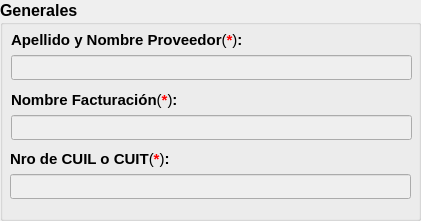
     <widget class="QGroupBox" name="groupBox_generales_3">
      <property name="geometry">
       <rect>
        <x>200</x>
        <y>80</y>
        <width>421</width>
        <height>221</height>
       </rect>
      </property>
      <property name="minimumSize">
       <size>
        <width>421</width>
        <height>191</height>
       </size>
      </property>
      <property name="maximumSize">
       <size>
        <width>421</width>
        <height>250</height>
       </size>
      </property>
      <property name="font">
       <font>
        <pointsize>12</pointsize>
        <weight>75</weight>
        <bold>true</bold>
       </font>
      </property>
      <property name="autoFillBackground">
       <bool>false</bool>
      </property>
      <property name="title">
       <string>Generales</string>
      </property>
      <widget class="QLabel" name="label_codProv_4">
       <property name="geometry">
        <rect>
         <x>11</x>
         <y>31</y>
         <width>251</width>
         <height>18</height>
        </rect>
       </property>
       <property name="font">
        <font>
         <pointsize>11</pointsize>
         <weight>75</weight>
         <bold>true</bold>
         <underline>false</underline>
        </font>
       </property>
       <property name="styleSheet">
        <string notr="true">QLabel{background-color:none}</string>
       </property>
       <property name="text">
        <string>&lt;html&gt;&lt;head/&gt;&lt;body&gt;&lt;p&gt;Apellido y Nombre Proveedor&lt;span style=&quot; font-weight:400;&quot;&gt;(&lt;/span&gt;&lt;span style=&quot; color:#ff0000;&quot;&gt;*&lt;/span&gt;&lt;span style=&quot; font-weight:400;&quot;&gt;)&lt;/span&gt;:&lt;/p&gt;&lt;/body&gt;&lt;/html&gt;</string>
       </property>
      </widget>
      <widget class="QLineEdit" name="show_nameProv_2">
       <property name="enabled">
        <bool>false</bool>
       </property>
       <property name="geometry">
        <rect>
         <x>11</x>
         <y>55</y>
         <width>401</width>
         <height>25</height>
        </rect>
       </property>
       <property name="font">
        <font>
         <pointsize>12</pointsize>
         <weight>50</weight>
         <bold>false</bold>
        </font>
       </property>
       <property name="text">
        <string/>
       </property>
       <property name="maxLength">
        <number>40</number>
       </property>
       <property name="alignment">
        <set>Qt::AlignCenter</set>
       </property>
      </widget>
      <widget class="QLabel" name="label_nameProv_4">
       <property name="geometry">
        <rect>
         <x>11</x>
         <y>91</y>
         <width>181</width>
         <height>18</height>
        </rect>
       </property>
       <property name="font">
        <font>
         <pointsize>11</pointsize>
         <weight>75</weight>
         <bold>true</bold>
         <underline>false</underline>
        </font>
       </property>
       <property name="text">
        <string>&lt;html&gt;&lt;head/&gt;&lt;body&gt;&lt;p&gt;Nombre Facturación&lt;span style=&quot; font-weight:400;&quot;&gt;(&lt;/span&gt;&lt;span style=&quot; color:#ff0000;&quot;&gt;*&lt;/span&gt;&lt;span style=&quot; font-weight:400;&quot;&gt;)&lt;/span&gt;:&lt;/p&gt;&lt;/body&gt;&lt;/html&gt;</string>
       </property>
      </widget>
      <widget class="QLineEdit" name="show_nameFact_2">
       <property name="enabled">
        <bool>false</bool>
       </property>
       <property name="geometry">
        <rect>
         <x>11</x>
         <y>115</y>
         <width>401</width>
         <height>25</height>
        </rect>
       </property>
       <property name="font">
        <font>
         <pointsize>12</pointsize>
         <weight>50</weight>
         <bold>false</bold>
        </font>
       </property>
       <property name="text">
        <string/>
       </property>
       <property name="maxLength">
        <number>40</number>
       </property>
       <property name="alignment">
        <set>Qt::AlignCenter</set>
       </property>
      </widget>
      <widget class="QLineEdit" name="show_nroCuil_2">
       <property name="enabled">
        <bool>false</bool>
       </property>
       <property name="geometry">
        <rect>
         <x>10</x>
         <y>174</y>
         <width>401</width>
         <height>25</height>
        </rect>
       </property>
       <property name="font">
        <font>
         <pointsize>12</pointsize>
         <weight>50</weight>
         <bold>false</bold>
        </font>
       </property>
       <property name="text">
        <string/>
       </property>
       <property name="maxLength">
        <number>12</number>
       </property>
       <property name="alignment">
        <set>Qt::AlignCenter</set>
       </property>
      </widget>
      <widget class="QLabel" name="cuilOcuit_3">
       <property name="geometry">
        <rect>
         <x>10</x>
         <y>150</y>
         <width>181</width>
         <height>18</height>
        </rect>
       </property>
       <property name="font">
        <font>
         <pointsize>11</pointsize>
         <weight>75</weight>
         <bold>true</bold>
         <underline>false</underline>
        </font>
       </property>
       <property name="text">
        <string>&lt;html&gt;&lt;head/&gt;&lt;body&gt;&lt;p&gt;Nro de CUIL o CUIT&lt;span style=&quot; font-weight:400;&quot;&gt;(&lt;/span&gt;&lt;span style=&quot; color:#ff0000;&quot;&gt;*&lt;/span&gt;&lt;span style=&quot; font-weight:400;&quot;&gt;)&lt;/span&gt;:&lt;/p&gt;&lt;/body&gt;&lt;/html&gt;</string>
       </property>
      </widget>
     </widget>
